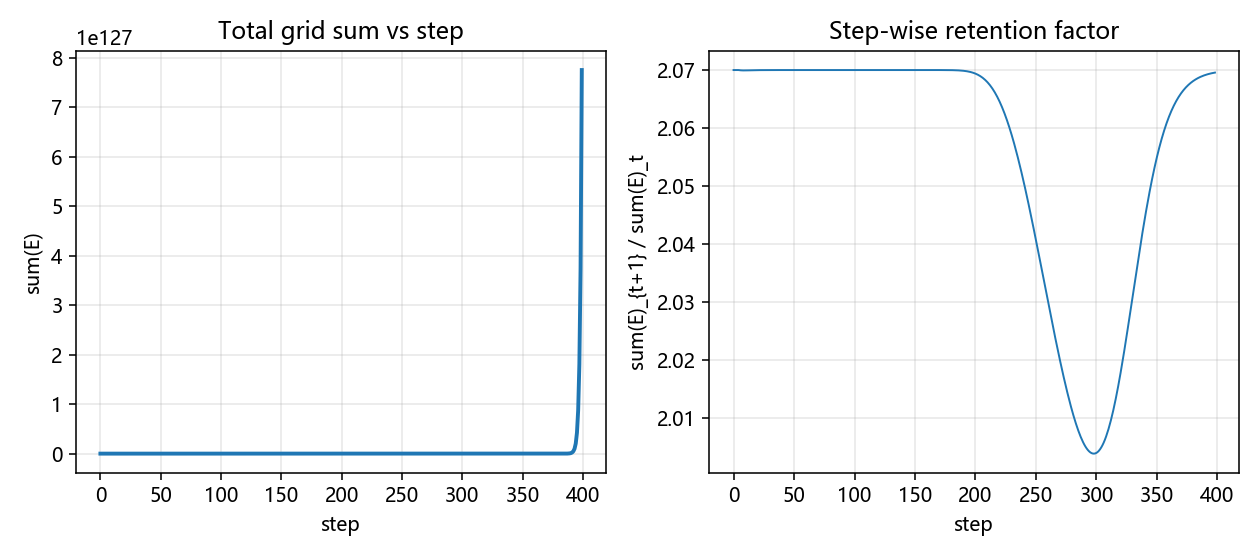

Python code for this plot:
"""
explore_energy_budget.py
------------------------
质疑点：sum(E) 是否“守恒”？ce_engine_v2 的规则是：每格能量 *λ 后再按
A/S/B 分到多个邻格，**未**做全局归一。因此每步总储量常数倍率约为
λ*(A+B+2S+对角项) 等，若 >1 则 sum(E) **指数增长**——这不是笔误，
而是与“概率归一化为 1”的教材薛定谔演化**不是同一对象**。

运行: python explore_energy_budget.py
输出: explore_energy_budget.png
"""
import os
import sys

import numpy as np
import matplotlib.pyplot as plt

sys.path.insert(0, os.path.dirname(__file__))
from ce_engine_v2 import propagate_double_slit

HEIGHT = 201
WIDTH = 400
A, S, B, LAM = 1.0, 0.30, 0.05, 0.92
SOURCE_X = 5
SOURCE_Y = HEIGHT // 2
BAR_X = 120
SLIT1_Y = HEIGHT // 2 - 22
SLIT2_Y = HEIGHT // 2 + 22
SLIT_W = 6
MAX_STEPS = 400

barrier = np.zeros((HEIGHT, WIDTH), dtype=np.bool_)
barrier[:, BAR_X] = True
barrier[SLIT1_Y : SLIT1_Y + SLIT_W, BAR_X] = False
barrier[SLIT2_Y : SLIT2_Y + SLIT_W, BAR_X] = False

grid = np.zeros((HEIGHT, WIDTH))
grid[SOURCE_Y, SOURCE_X] = 1000.0

sums = []
for _ in range(MAX_STEPS):
    sums.append(float(np.sum(grid)))
    grid = propagate_double_slit(grid, barrier, A, S, B, LAM)

sums = np.array(sums)
rat = sums[1:] / (sums[:-1] + 1e-30)

print("=" * 60)
print("sum(E) 逐步记录（双缝，一步一调便于审计）")
print(f"初值 sum(E)0 = {sums[0]:.6g}")
print(f"终值 sum(E)  = {sums[-1]:.6g}")
print(f"总比值 sum_N/sum_0 = {sums[-1]/sums[0]:.6g}")
print(f"每步比值 median E_{{t+1}}/E_t = {np.median(rat):.6g}")
print(
    "说明: 当前内核下 sum(E) 常增长（分裂到多格 + λ）；"
    "若要与 |ψ|² 总量类比，需在每步后除以 sum(E) 或使用带归一化的引擎变体。"
)
print("=" * 60)

plt.figure(figsize=(9, 4))
plt.subplot(1, 2, 1)
plt.plot(sums, lw=2)
plt.xlabel("step")
plt.ylabel("sum(E)")
plt.title("Total grid sum vs step")
plt.grid(alpha=0.3)

plt.subplot(1, 2, 2)
plt.plot(rat, lw=1)
plt.xlabel("step")
plt.ylabel("sum(E)_{t+1} / sum(E)_t")
plt.title("Step-wise retention factor")
plt.grid(alpha=0.3)
plt.tight_layout()
out = os.path.join(os.path.dirname(__file__), "explore_energy_budget.png")
plt.savefig(out, dpi=140)
print(f"Saved: {out}")
